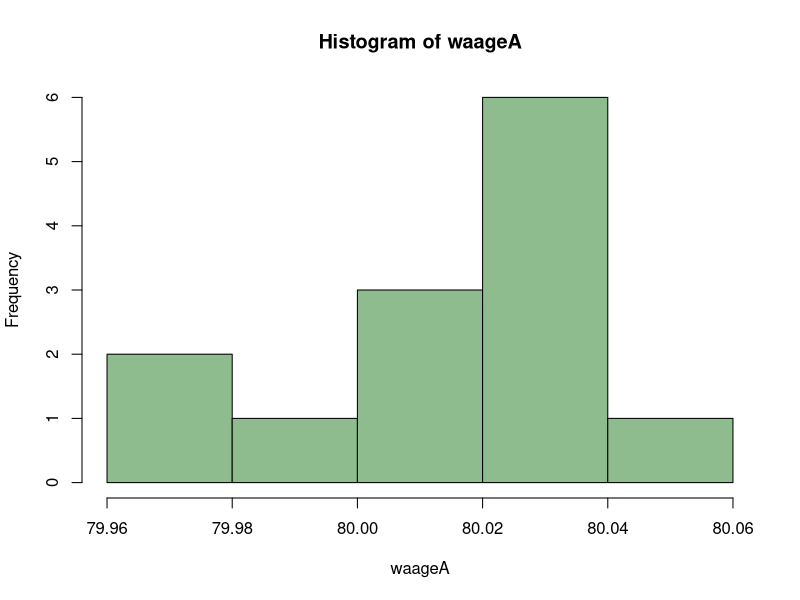

Write the R code that produced this figure.
waageA <- c(79.98, 80.04, 80.02, 80.04, 80.03, 80.03, 80.04, 79.97, 80.05, 80.03, 80.02, 80.00, 80.02)
hist(waageA, col="darkseagreen")
